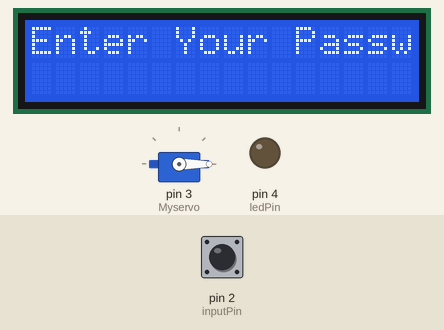
The sketch below on a simulated Arduino Uno, built with avr-gcc and run on an emulated ATmega328P. On the bench: servo, 16×2 character LCD, output pins drawn as LEDs (lit = HIGH). The test bench sets the inputs (shaded band); at power-on: pin 2 (inputPin) HIGH. At 12.7 s the program stops and its outputs stay as they are.

Above: at 0.1 s.
2.3 s: pin 2 (inputPin) pulled LOW for 0.15 s
At 4.1 s:
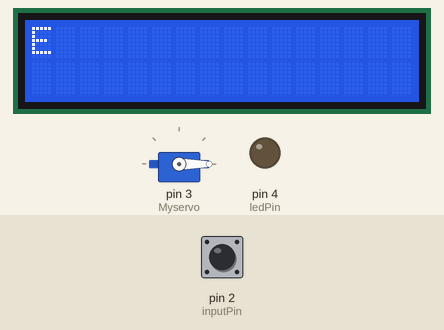
4.4 s: pin 2 (inputPin) pulled LOW for 1 s
At 7.1 s:
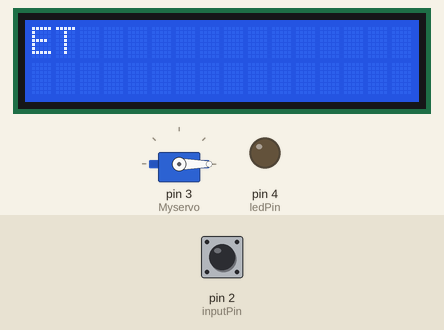
7.4 s: pin 2 (inputPin) pulled LOW for 0.15 s
At 9.2 s:
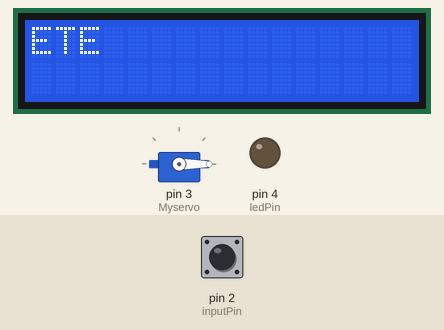
9.5 s: pin 2 (inputPin) pulled LOW for 3.2 s
At 13.6 s:
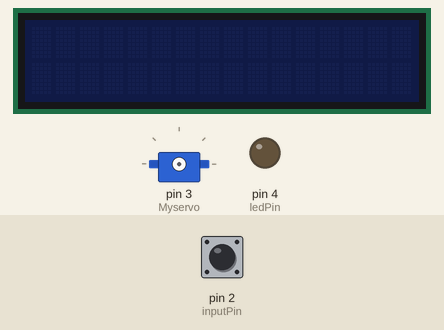
Timing chart, 0 to 14.2 s (numbered marks = the images above; inputs shaded):
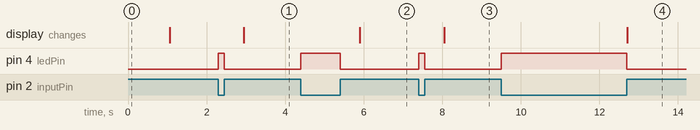

Measured:
- after the input at 2.3 s, pin 4 (ledPin): LOW → HIGH at once, → LOW 0.15 s later; the display: changes after 0.65 s (image 1)
- after the input at 4.4 s, pin 4 (ledPin): LOW → HIGH at once, → LOW 1.0 s later; the display: changes after 1.5 s (image 2)
- after the input at 7.4 s, pin 4 (ledPin): LOW → HIGH at once, → LOW 0.15 s later; the display: changes after 0.65 s (image 3)
- after the input at 9.5 s, pin 4 (ledPin): LOW → HIGH at once, → LOW 3.2 s later; the display: changes after 3.2 s (image 4)

The sketch:

Morse_Code_Locker.ino
```cpp
#include<LiquidCrystal.h>
#include<Servo.h>

LiquidCrystal lcd(5, 6, 7,8, 9,10);

Servo Myservo;
int pos;

unsigned long signal_len,t1,t2;   //time for which button is pressed
int inputPin = 2;                 //input pin for push button
int ledPin = 4;                   //output pin for LED
String code = "";                 //to take input of morse code
String pwd="";                    //to store final password
String crct="ISM";                //to store correct password
int flag;                         //flag variable
int error=0;                      //flag variable for error input

void setup()
{
  Myservo.write(0);
  Myservo.attach(3);
  lcd.begin(16,2);
  lcd.write("Enter Your Password");
  pinMode(inputPin, INPUT_PULLUP); //internal pullup resistor is used to simplify the circuit
  pinMode(ledPin,OUTPUT);
  delay(1000);
  lcd.clear();
}

void loop()
{
NextDotDash:
  while (digitalRead(inputPin) == HIGH) {}
  t1 = millis();                            //time at button press
  digitalWrite(ledPin, HIGH);               //LED on while button pressed
  while (digitalRead(inputPin) == LOW) {}
  t2 = millis();                            //time at button release
  digitalWrite(ledPin, LOW);                //LED off on button release
  signal_len = t2 - t1;                     //time for which button is pressed
  if (signal_len > 50)                      //to account for switch debouncing
  {
    code += readio();                       //function to read dot or dash
  }
  if(pwd.length()==3)                       //Assumed password length to be 3
  {
    flag=check();
    if(flag==0)                             //Password Entered is Correct
    {
      lcd.clear();
      lcd.write("Correct Password");
      for(pos=0;pos<=180;pos++)
      {
        Myservo.write(pos);
        delay(15);
      }
    }
    else                                    //Password Entered is Incorrect
    {
      lcd.clear();
      lcd.write("Wrong Password");
    }
    exit(0);
  }
  while ((millis() - t2) < 500)           //if time between button press greater than 0.5sec, skip loop and go to next alphabet
  {
    if (digitalRead(inputPin) == LOW)
    {
      goto NextDotDash;
    }
  }
  convertor();        //function to decipher code into alphabet
  if(error==1)
    exit(0);
}


int check()
{
  int i;
  int f=0;
  for(i=0;i<=3;i++)
  {
    if(pwd[i]!=crct[i])
      f=1;                   //f is also flag variable
  }
  return f;
}


char readio()
{
  if (signal_len < 600 && signal_len > 50)
  {
    return '.';                        //if button press less than 0.6sec, it is a dot
  }
  else if (signal_len > 600)
  {
    return '-';                        //if button press more than 0.6sec, it is a dash
  }
}


void convertor()
{
  static String letters[] = {".-", "-...", "-.-.", "-..", ".", "..-.", "--.", "....", "..", ".---", "-.-", ".-..", "--", "-.", "---", ".--.", "--.-",
                             ".-.", "...", "-", "..-", "...-", ".--", "-..-", "-.--", "--..", "E"
                            };
  int i = 0;
  while (letters[i] != "E")  //loop for comparing input code with letters array
  {
    if (letters[i] == code)
    {
      pwd+=char('A' + i);
      lcd.write(char('A' + i));
      break;
    }
    i++;
  }
  if (letters[i] == "E")
  {
    error=1;
    lcd.clear();
    lcd.write("Error");  //if input code doesn't match any letter, error
  }
  code = "";                            //reset code to blank string
}
```
